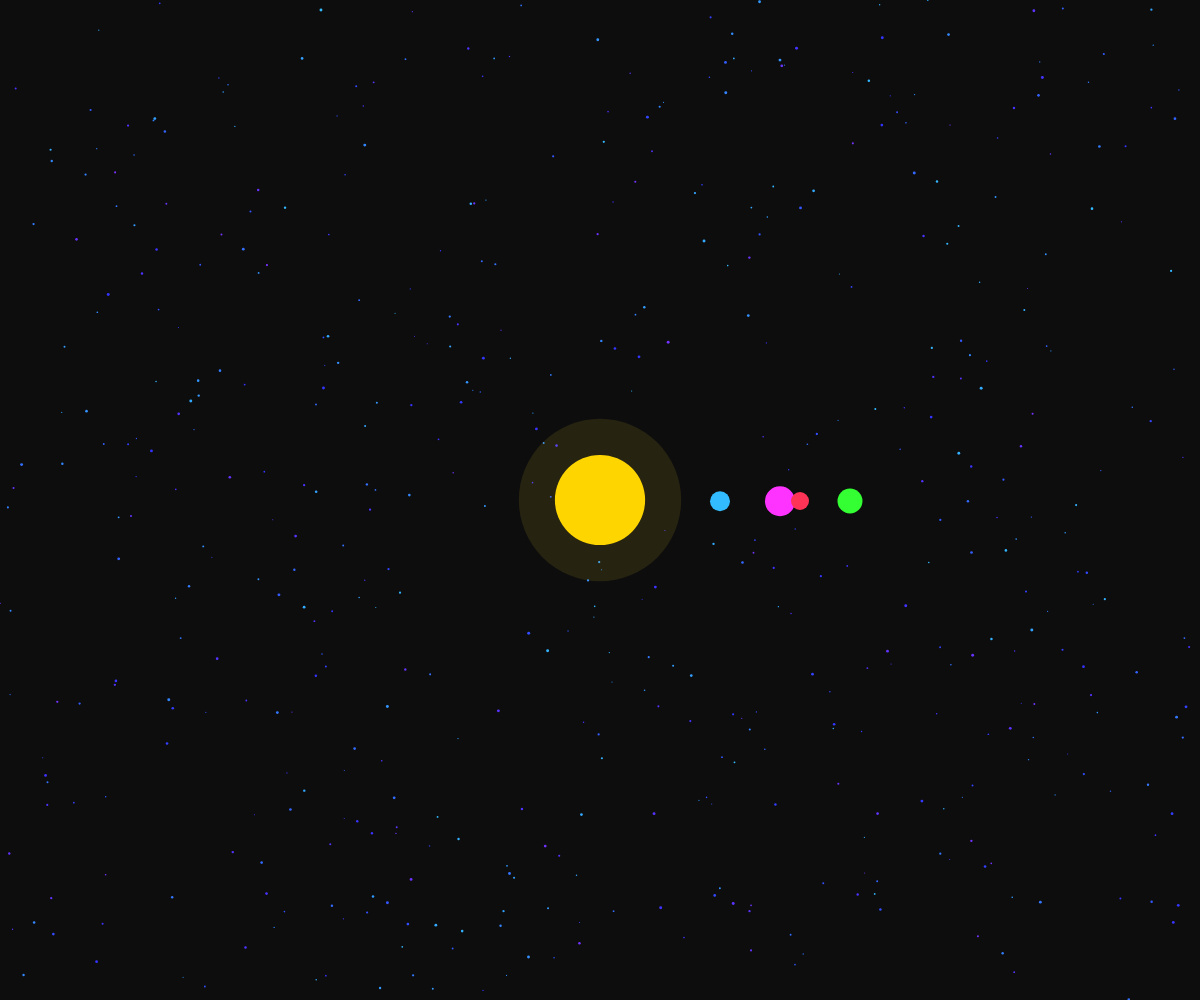
Frame 1 (no input)
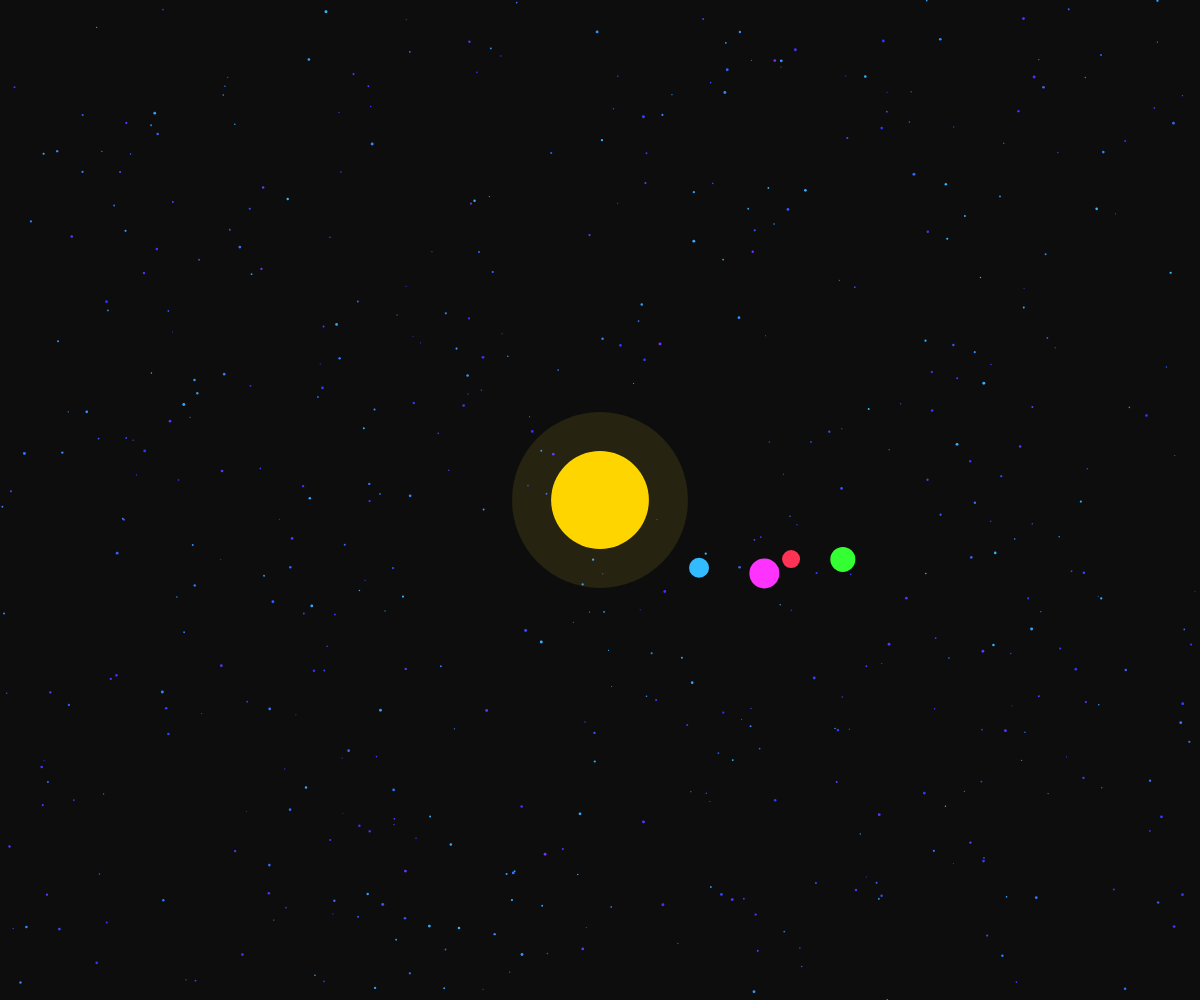
Frame 60 (no input)
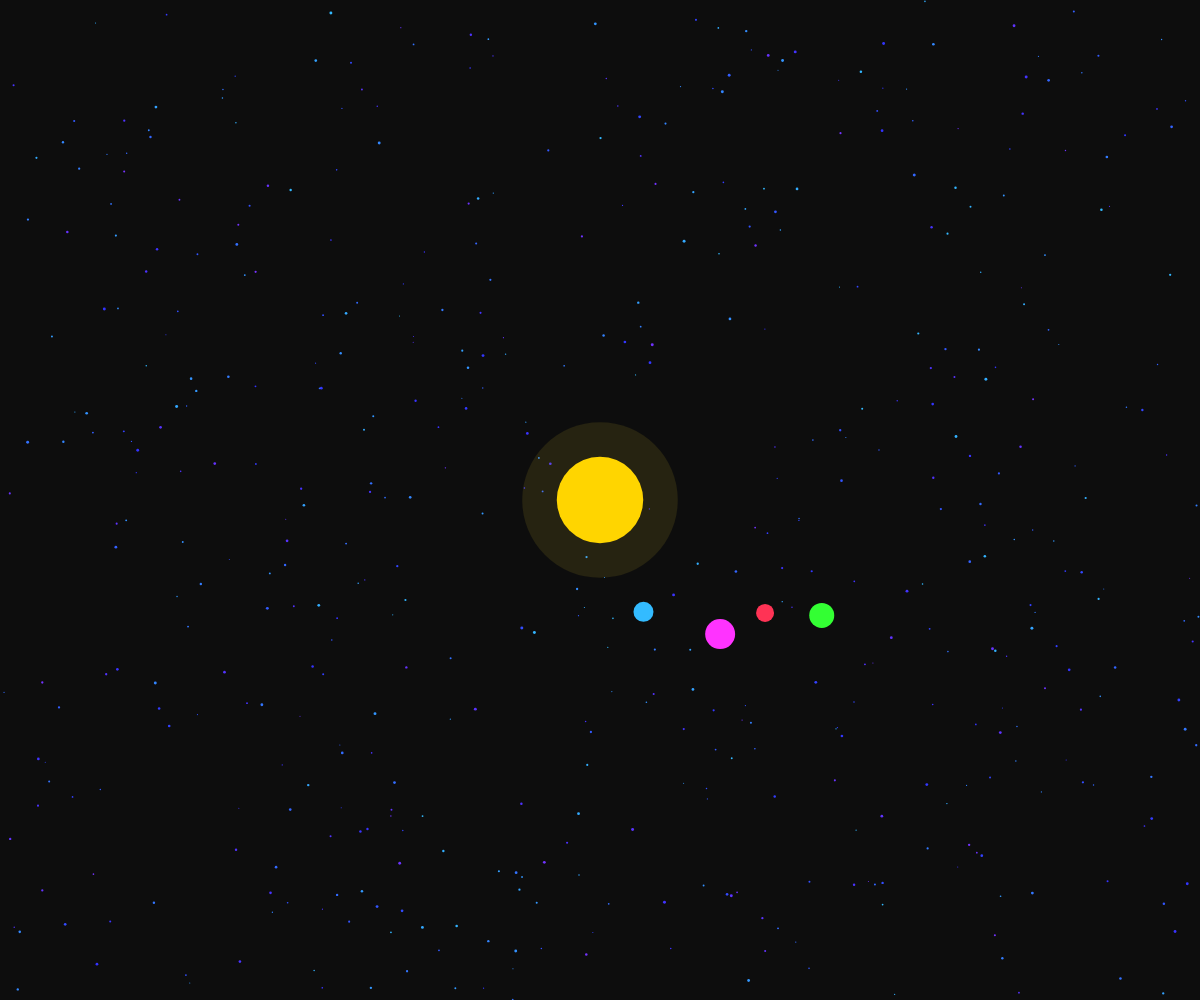
Frame 120 (the mouse pressed at the canvas centre since frame 60)

The p5.js sketch that drew these frames (run headless with seeded random() and noise() and a simulated clock; from frame 60 on, the mouse is pressed at the canvas centre):

// p5.js sketch
// ── sketch.js
let particles = [];
let numParticles = 300;
let circleRadius = 200;

let planets = [
  { r: 120, size: 20, speed: 0.01, angle: 0, hue: 200 },
  { r: 180, size: 30, speed: 0.007, angle: 0, hue: 300 },
  { r: 250, size: 25, speed: 0.004, angle: 0, hue: 120 },
  { r: 200, size: 18, speed: 0.005, angle: 0, hue: 350 }
];

let stars = [];
let numStars = 500;

// Comet setup
let comet = { x: -100, y: 0, speed: 12, active: false };
let lastCometTime = 0;
let cometInterval = 5000; // 5 seconds

function setup() {
  createCanvas(windowWidth, windowHeight);
  colorMode(HSB, 360, 100, 100);
  noStroke();

  // Particles for orbits
  for (let i = 0; i < numParticles; i++) {
    let angle = random(TWO_PI);
    let r = circleRadius + random(-20, 20);
    particles.push({
      angle,
      r,
      hue: random(20, 50),
      size: random(3, 8)
    });
  }

  // Perlin noise stars
  for (let i = 0; i < numStars; i++) {
    stars.push({
      x: random(width),
      y: random(height),
      size: random(1, 3),
      hue: random(200, 260),
      noiseX: random(1000),
      noiseY: random(2000)
    });
  }
}

function draw() {
  background(0, 0, 5);
  translate(width / 2, height / 2);

  // --- Perlin noise stars in the background ---
  push();
  translate(-width / 2, -height / 2);
  for (let s of stars) {
    let dx = map(noise(s.noiseX, frameCount * 0.001), 0, 1, -0.3, 0.3);
    let dy = map(noise(s.noiseY, frameCount * 0.001), 0, 1, -0.3, 0.3);
    s.x += dx;
    s.y += dy;

    if (s.x > width) s.x = 0;
    if (s.x < 0) s.x = width;
    if (s.y > height) s.y = 0;
    if (s.y < 0) s.y = height;

    fill(s.hue, 80, 100);
    ellipse(s.x, s.y, s.size);
  }
  pop();

  // --- Sun ---
  let pulse = 10 + sin(frameCount * 0.03) * 8;
  let sunSize = 80 + pulse;

  fill(50, 80, 100, 0.1);
  ellipse(0, 0, sunSize * 1.8);

  fill(50, 100, 100);
  ellipse(0, 0, sunSize);

  // --- Orbiting Planets ---
  for (let p of planets) {
    p.angle += p.speed;
    let x = p.r * cos(p.angle);
    let y = p.r * sin(p.angle);

    fill(p.hue, 80, 100);
    ellipse(x, y, p.size);
  }

  // --- Comet ---
  if (millis() - lastCometTime > cometInterval) {
    comet.active = true;
    comet.x = -100;
    comet.y = random(-height / 2, height / 2);
    lastCometTime = millis();
  }

  if (comet.active) {
    // Draw comet head
    fill(60, 100, 100);
    ellipse(comet.x, comet.y, 15);
    // Draw tail
    fill(60, 100, 100, 0.3);
    ellipse(comet.x - 10, comet.y, 12);
    ellipse(comet.x - 20, comet.y, 8);

    comet.x += comet.speed;

    if (comet.x > width / 2 + 100) {
      comet.active = false; // reset when off-screen
    }
  }
}

function windowResized() {
  resizeCanvas(windowWidth, windowHeight);
}
